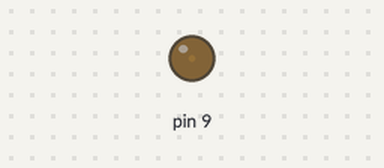
Bench run of a sketch on a simulated Arduino Uno, built with avr-gcc and run on an emulated ATmega328P. Parts: output pins drawn as LEDs (lit = HIGH).

Above: at 0.05 s.
At 0.65 s:
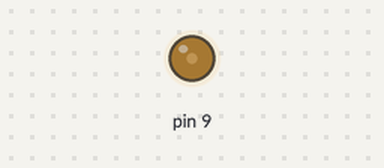
At 1.3 s:
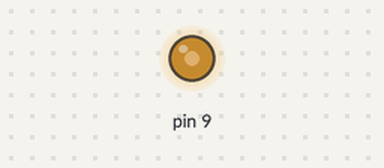
At 2.55 s:
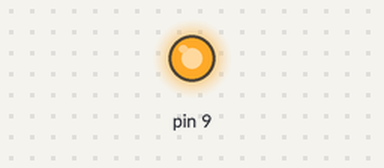
Timing chart, 0 to 5.9 s (numbered marks = the images above):
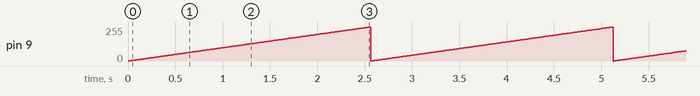

Measured:
- by itself, pin 9: ramps from 0/255 to 255/255 and jumps back, once every 2.6 s

The sketch:

2_ad.ino
```cpp
void setup() {
  // put your setup code here, to run once:
  pinMode(9, OUTPUT);
}

void loop() {
  // put your main code here, to run repeatedly:

  for(int i=0; i<256; i++)
  {
    analogWrite(9, i);
    delay(10);
  }

}
```
